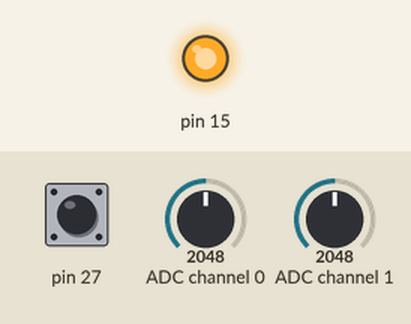
The program below on a simulated MicroPython board. On the bench: output pins drawn as LEDs (lit = HIGH). The test bench sets the inputs (shaded band); at power-on: pin 27 HIGH, ADC channel 0 = 2048, ADC channel 1 = 2048 (analog values on the 0–4095 scale). Library files of the repository ran but are not shown: ads1220.py; pins used as bus, display or sensor lines are not drawn; what the program prints to the serial console is not drawn.

Above: at 0.1 s.
At 1.4 s:
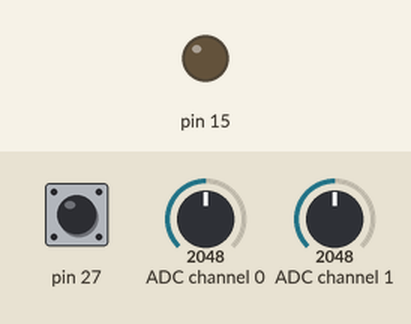
1.5 s: pin 27 pulled LOW for 0.15 s
Timing chart, 0 to 4.5 s (numbered marks = the images above; inputs shaded):
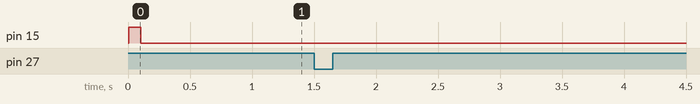

Measured:
- after the input at 1.5 s, every drawn part: stays the same

The program:

demo_wait.py
```python
"""ADS1220 example (polling ADC).
   Uses single shot mode and wait for data ready."""
from time import sleep
from machine import Pin, SPI  # type: ignore
from ads1220 import ADC

cs = 15  # Chip select pin
drdy = 27  # Data ready pin
spi = SPI(1,
          baudrate=10000000,  # 10 MHz (try lower speed to troubleshoot)
          sck=Pin(14),
          mosi=Pin(13),
          miso=Pin(12),
          phase=1)  # ADS1220 uses SPI mode 1
adc = ADC(spi, cs, drdy)


def test():
    """Test code."""
    vref = 2.048  # Internal voltage reference
    res = 8388607  # ADC resolution 23 bit (2^23, assumes 1 bit polarity)

    adc.conversion_single_shot()  # Set single shot conversion mode
    adc.select_channel(0)  # Select channel 0 (0 to 3 ADC channels)
    sleep(.1)  # Ensure ADC ready

    try:
        while True:
            adc.start_conversion()  # Conversion must be started each shot
            reading = adc.read_wait()
            v = reading * vref / res
            print("raw: {0}, volts: {1}".format(reading, v))
            sleep(3)
    except KeyboardInterrupt:
        print("\nCtrl-C pressed to exit.")
    finally:
        adc.power_down()
        spi.deinit()


test()
```
